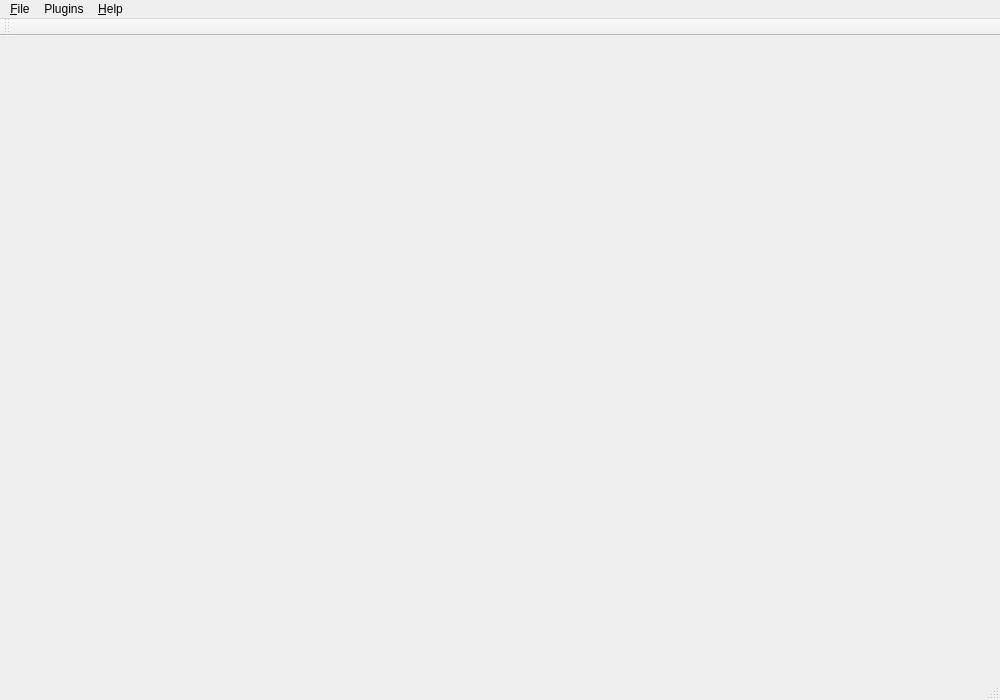
<?xml version="1.0" encoding="UTF-8"?>
<ui version="4.0">
 <class>MainWindow</class>
 <widget class="QMainWindow" name="MainWindow">
  <property name="geometry">
   <rect>
    <x>0</x>
    <y>0</y>
    <width>1000</width>
    <height>700</height>
   </rect>
  </property>
  <property name="windowTitle">
   <string>Cortex</string>
  </property>
  <widget class="QWidget" name="centralWidget">
   <layout class="QHBoxLayout" name="horizontalLayout">
    <property name="leftMargin">
     <number>0</number>
    </property>
    <property name="topMargin">
     <number>0</number>
    </property>
    <property name="rightMargin">
     <number>0</number>
    </property>
    <property name="bottomMargin">
     <number>0</number>
    </property>
    <item>
     <layout class="QGridLayout" name="verticalLayoutL">
      <property name="leftMargin">
       <number>50</number>
      </property>
      <property name="topMargin">
       <number>30</number>
      </property>
      <property name="rightMargin">
       <number>50</number>
      </property>
      <property name="bottomMargin">
       <number>30</number>
      </property>
     </layout>
    </item>
    <item>
     <layout class="QVBoxLayout" name="verticalLayoutR">
      <property name="leftMargin">
       <number>50</number>
      </property>
      <property name="topMargin">
       <number>30</number>
      </property>
      <property name="rightMargin">
       <number>50</number>
      </property>
      <property name="bottomMargin">
       <number>30</number>
      </property>
     </layout>
    </item>
   </layout>
  </widget>
  <widget class="QMenuBar" name="menuBar">
   <property name="geometry">
    <rect>
     <x>0</x>
     <y>0</y>
     <width>1000</width>
     <height>23</height>
    </rect>
   </property>
   <widget class="QMenu" name="menu_File">
    <property name="title">
     <string>&amp;File</string>
    </property>
    <addaction name="action_Open"/>
    <addaction name="action_Save"/>
    <addaction name="action_SaveAs"/>
    <addaction name="action_Exit"/>
   </widget>
   <widget class="QMenu" name="menu_Help">
    <property name="title">
     <string>&amp;Help</string>
    </property>
    <addaction name="action_About"/>
    <addaction name="action_AboutQt"/>
   </widget>
   <widget class="QMenu" name="menu_Plugins">
    <property name="title">
     <string>Plugins</string>
    </property>
    <addaction name="action_ContourSurface"/>
    <addaction name="action_MarchingCubes"/>
   </widget>
   <addaction name="menu_File"/>
   <addaction name="menu_Plugins"/>
   <addaction name="menu_Help"/>
  </widget>
  <widget class="QToolBar" name="mainToolBar">
   <attribute name="toolBarArea">
    <enum>TopToolBarArea</enum>
   </attribute>
   <attribute name="toolBarBreak">
    <bool>false</bool>
   </attribute>
  </widget>
  <widget class="QStatusBar" name="statusBar"/>
  <action name="action_Open">
   <property name="text">
    <string>&amp;Open...</string>
   </property>
  </action>
  <action name="action_Exit">
   <property name="text">
    <string>&amp;Exit</string>
   </property>
  </action>
  <action name="action_About">
   <property name="text">
    <string>&amp;About</string>
   </property>
  </action>
  <action name="action_ContourSurface">
   <property name="text">
    <string>&amp;ContourSurface</string>
   </property>
  </action>
  <action name="action_MarchingCubes">
   <property name="text">
    <string>&amp;MarchingCubes</string>
   </property>
  </action>
  <action name="action_Save">
   <property name="text">
    <string>&amp;Save</string>
   </property>
  </action>
  <action name="actionOp">
   <property name="text">
    <string>op</string>
   </property>
  </action>
  <action name="actionW">
   <property name="text">
    <string>w</string>
   </property>
  </action>
  <action name="action_SaveAs">
   <property name="text">
    <string>&amp;Save As...</string>
   </property>
  </action>
  <action name="action_AboutQt">
   <property name="text">
    <string>&amp;About Qt</string>
   </property>
  </action>
 </widget>
 <layoutdefault spacing="6" margin="11"/>
 <resources/>
 <connections/>
</ui>
